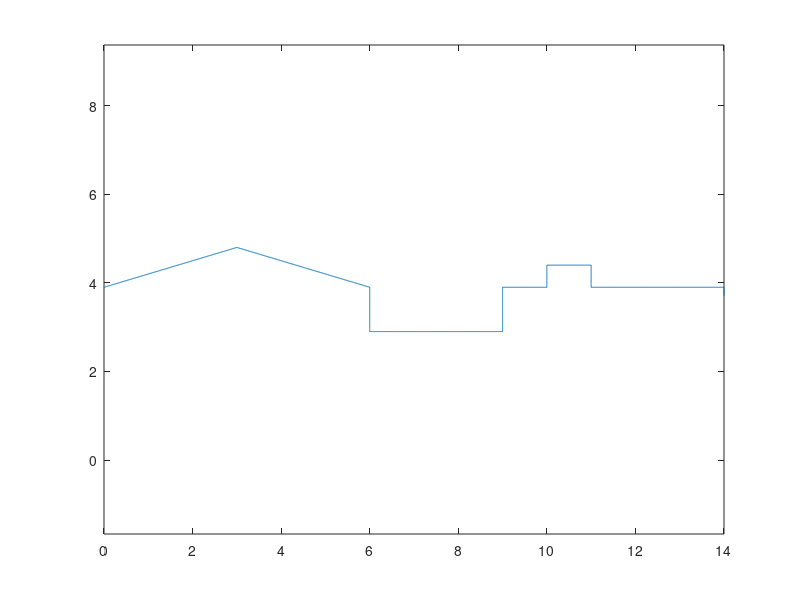

Write the MATLAB code that produced this figure. (Note: this script raises an error after producing the figure.)
clear;close all;
%making xz obstacle
x1=linspace(0,2.99,300);
x2=linspace(3,5.99,300);
z1=linspace(3.9,2.91,100);
x3=linspace(6,8.99,300);
z2=linspace(2.9,3.89,100);
x4=linspace(9,9.99,100);
z3=linspace(3.9,4.39,50);
x5=linspace(10,10.99,100);
z4=linspace(4.4,3.91,50);
x6=linspace(11,13.99,300);
z5=linspace(3.9,3.71,20);

f1=@(x) 3.9+0.3*x;
f2=@(x) 4.8-0.3*(x-3);
f3=@(x) 6+0*x;
f4=@(x) 2.9+0*x;
f5=@(x) 9+0*x;
f6=@(x) 3.9+0*x;
f7=@(x) 10+0*x;
f8=@(x) 4.4+0*x;
f9=@(x) 11+0*x;
f10=@(x) 3.9+0*x;
f11=@(x) 14+0*x;
f12=@(x) (5-sqrt(0.3*0.3-(x-3).^2)).*(x>=2.7)+5.*(x<2.7);
f13=@(x)(5-sqrt(0.3*0.3-(x-3).^2)).*(x<=3.3)+5.*(x>3.3);

x=[x1 x2 f3(z1) x3 f5(z2) x4 f7(z3) x5 f9(z4) x6 f11(z5)];
y=[f12(x1) f13([x2 f3(z1) x3 f5(z2) x4 f7(z3) x5 f9(z4) x6 f11(z5)])];
z=[f1(x1) f2(x2) z1 f4(x3) z2 f6(x4) z3 f8(x5) z4 f10(x6) z5]; 
figure;plot(x,z);
axis equal;
hold on
time=0;
save('Time','time');
save('xz','x','z');
%making time vector and computing the result of the control
n=length(x);
xzycoor=zeros(n,3);
pos=[0;4.5;5];
t=0;
save('T','t');
for i=1:n-1
    xzycoor(i,1)=pos(1,1);
    xzycoor(i,2)=pos(2,1);
    [pos(1,1),pos(2,1)]=ZMove(pos,x,z);
end
xzycoor(end,1)=pos(1,1);
xzycoor(end,2)=pos(2,1);
plot(xzycoor(:,1),xzycoor(:,2));
yt=5*ones(1,length(xzycoor));
f14=@(x) (5-sqrt(0.5*0.5-(x-3).^2)).*(x<=3.5).*(x>=2.5)+5.*((x<2.5)+(x>3.5));
jt=f14(x);
xzycoor(:,3)=jt';
save('xzycoor','xzycoor');
figure;
plot(x,y);
axis equal
hold on
plot(xzycoor(:,1),jt);
tijd=linspace(0,length(xzycoor)-1,length(xzycoor));